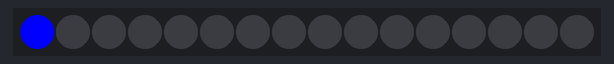
A sketch run on a simulated Arduino Uno, built with avr-gcc and run on an emulated ATmega328P. Shown: 16 RGB LEDs in strip order, left to right.

Above: at 0.15 s.
At 0.75 s:
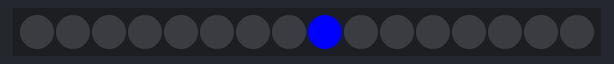
At 1.35 s:
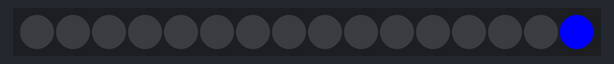

Measured:
- by itself, everything shown: repeats every 1.2 s, in 4 steps

The sketch:

WS2812POV.ino
```cpp
#include<Time.h>
#include<FastLED.h>
#define NUM_LEDS 16
#define DATA_PIN 6

CRGB leds[NUM_LEDS];


void setup() {
  // put your setup code here, to run once:
  Serial.begin(115200);
  setTime(12412);
  FastLED.addLeds<NEOPIXEL, DATA_PIN>(leds, NUM_LEDS);

}

void loop() {
  for(int dot = 0; dot < NUM_LEDS; dot++)
  {
    leds[dot] = CRGB::Blue;
    FastLED.show();
    // clear this led for the next time around the loop
    leds[dot] = CRGB::Black;
    delay(5);
  }
}
```
